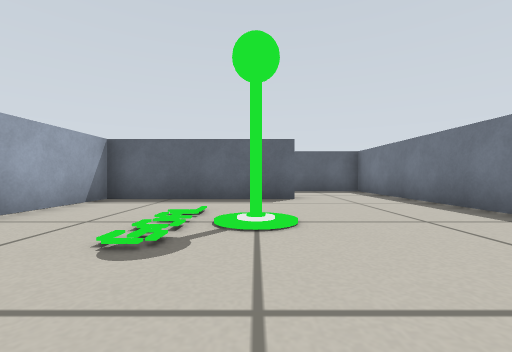
view 1 (above)

23 first-person views from a walk through a Gazebo world. The camera is 0.27 m above the floor, looks level and sees 90° across. The floor is counted in squares, 0.5 m on a side. Each view is taken from the middle of a square. On the plan, view 1 faces up. The plan holds only what a view shows up to about 9 squares ahead; the rest is blank.

view 2
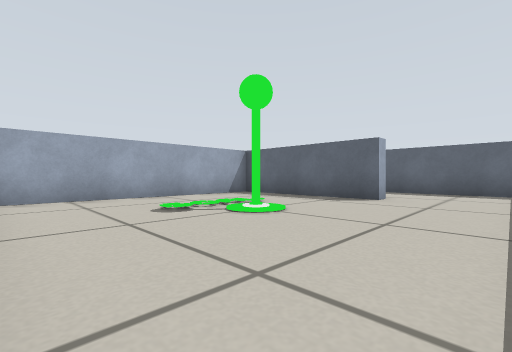

view 3
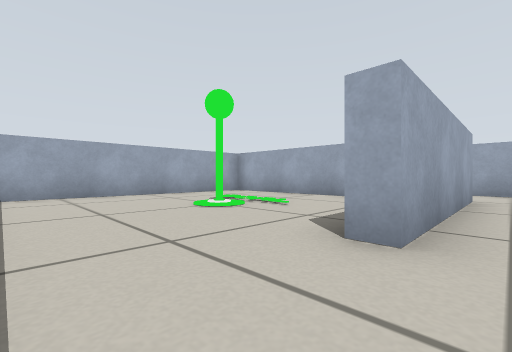

view 4
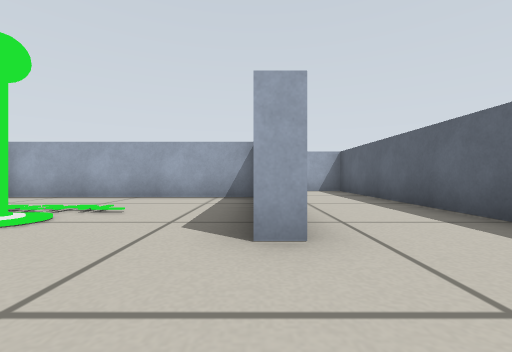

view 5
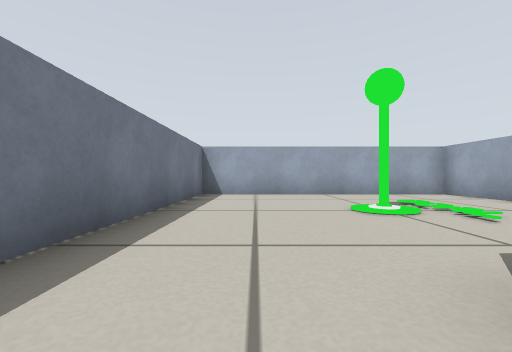

view 6
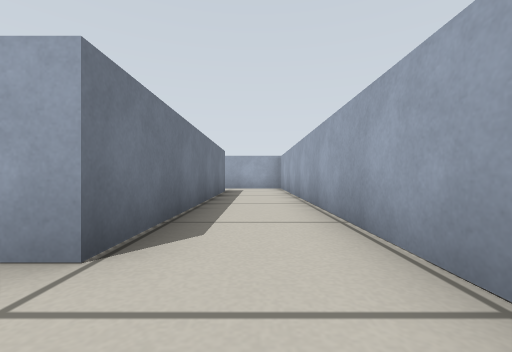

view 7
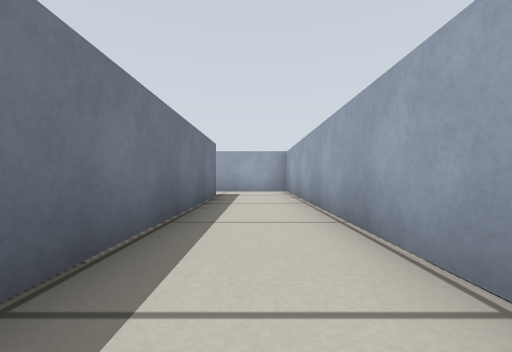

view 8
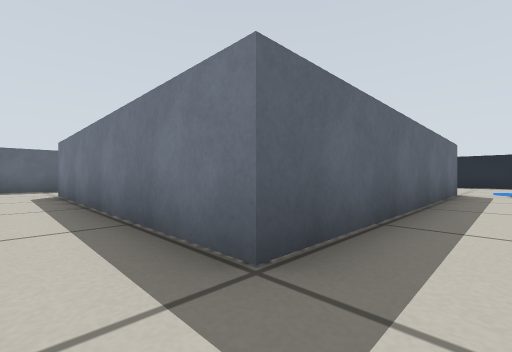

view 9
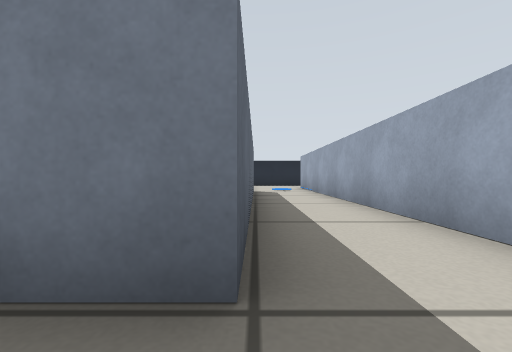

view 10
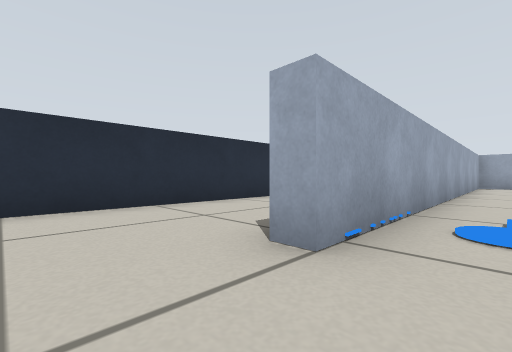

view 11
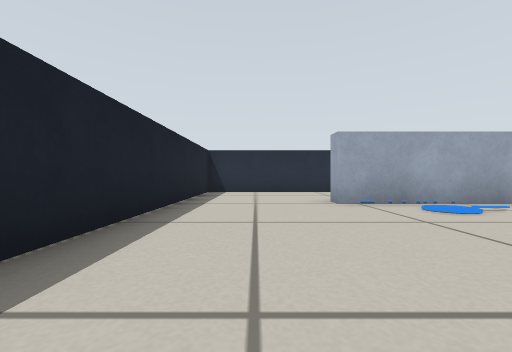

view 12
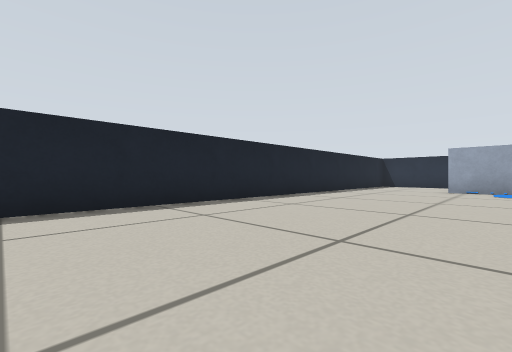

view 13
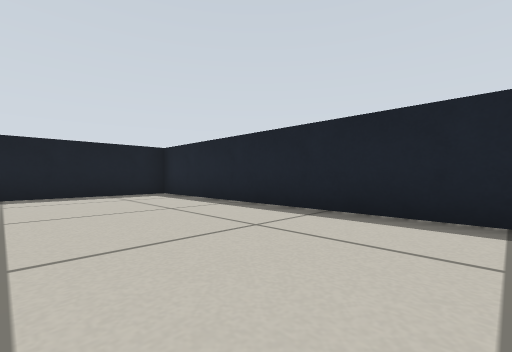

view 14
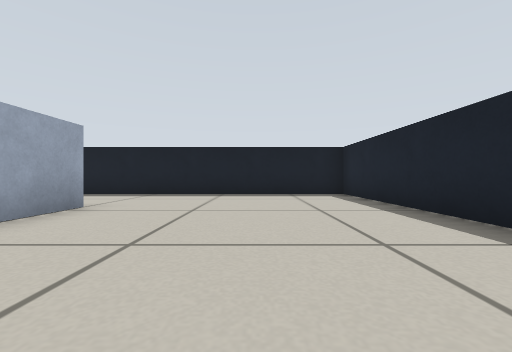

view 15
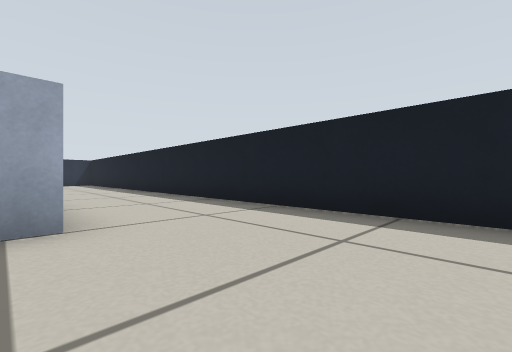

view 16
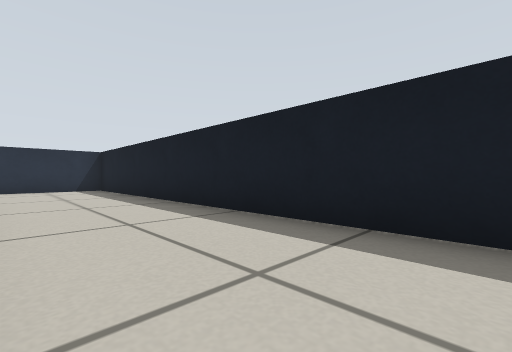

view 17
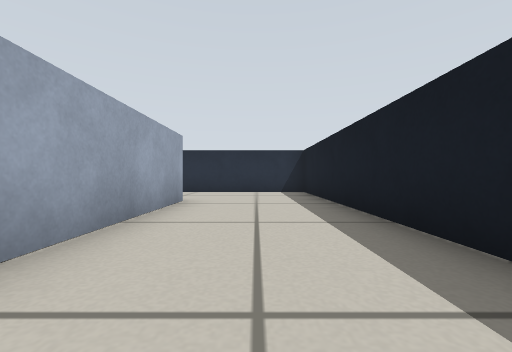

view 18
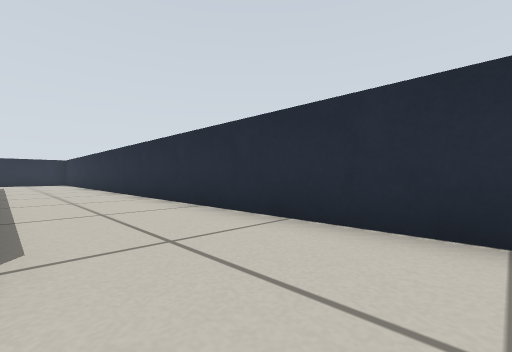

view 19
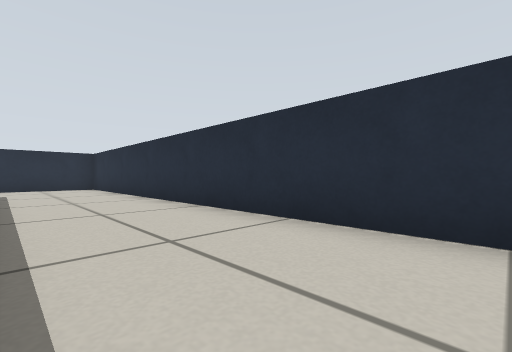

view 20
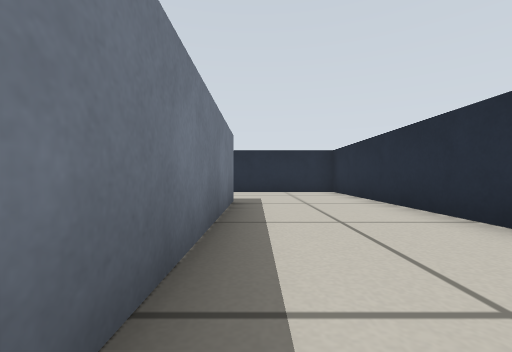

view 21
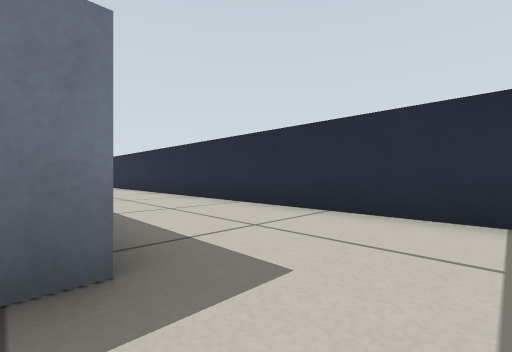

view 22
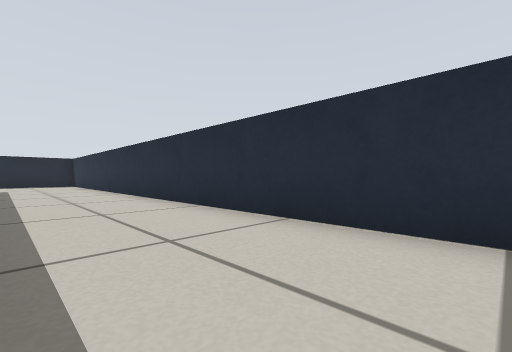

view 23
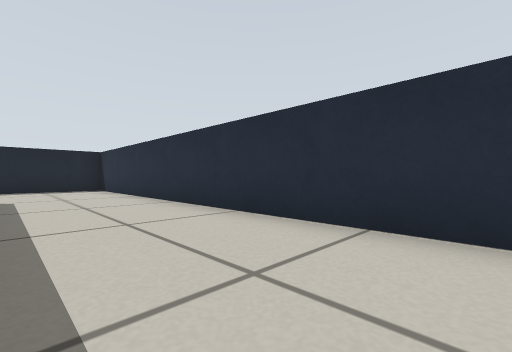

### Floor plan
Points are (right, up) in squares from view 1. A wall is a line through its corners. A room is listed if a view was taken in it or the views show most of it. See-through windows are left out.
Room 1 (views 1, 2, 3, 4, 5, 6)
walls: (-3.9, 6.4) (0.9, 6.4) (0.9, 6) (-3.5, 6) (-3.5, -0.5) (3.6, -0.5) (3.6, 9) (-6, 9)
ways out: opening at (-5, 6) to room 2
objects: marker (0, 3)
Room 2 (views 7, 8, 9)
walls: (4.1, -0.9) (-3.9, -0.9) (-3.9, 6.4); (-6.1, 7) (-6.1, -3) (4.4, -3)
ways out: opening at (-5, 6) to room 1; opening at (4, -2) to room 3
Room 3 (views 10, 11, 12, 13, 14, 15, 16, 17, 18, 19, 20, 21, 22, 23)
walls: (4.4, -3) (6.4, -3) (6.4, -3.5); (4, 9.5) (4, 7.9); (9.6, -6.6) (9.6, 12.6) (-9.6, 12.6) (-9.6, -6.6) (9.6, -6.6); (-6.5, 9.4) (-2.5, 9.4); (-6.5, -3.5) (-6.5, 1.6)
ways out: opening at (4, -2) to room 2

Where each view was taken, in squares from view 1:
view 1: 0 up, 0 right, facing up
view 2: 0 up, 3 right, facing up-left
view 3: 7 up, 3 right, facing down-left
view 4: 6 up, 3 right, facing left
view 5: 7 up, 2 right, facing down
view 6: 8 up, 5 left, facing down
view 7: 6 up, 5 left, facing down
view 8: 2 down, 5 left, facing up-right
view 9: 1 down, 5 left, facing right
view 10: 2 down, 8 right, facing down-left
view 11: 2 up, 8 right, facing down
view 12: 7 up, 5 right, facing down-right
view 13: 5 up, 6 right, facing up-right
view 14: 5 up, 7 right, facing up
view 15: 9 up, 7 right, facing up-left
view 16: 10 up, 1 right, facing up-left
view 17: 11 up, 1 left, facing left
view 18: 11 up, 7 left, facing down-left
view 19: 5 up, 7 left, facing down-left
view 20: 2 up, 7 left, facing down
view 21: 3 down, 8 left, facing down-right
view 22: 4 down, 6 left, facing down-right
view 23: 4 down, 1 left, facing down-right
